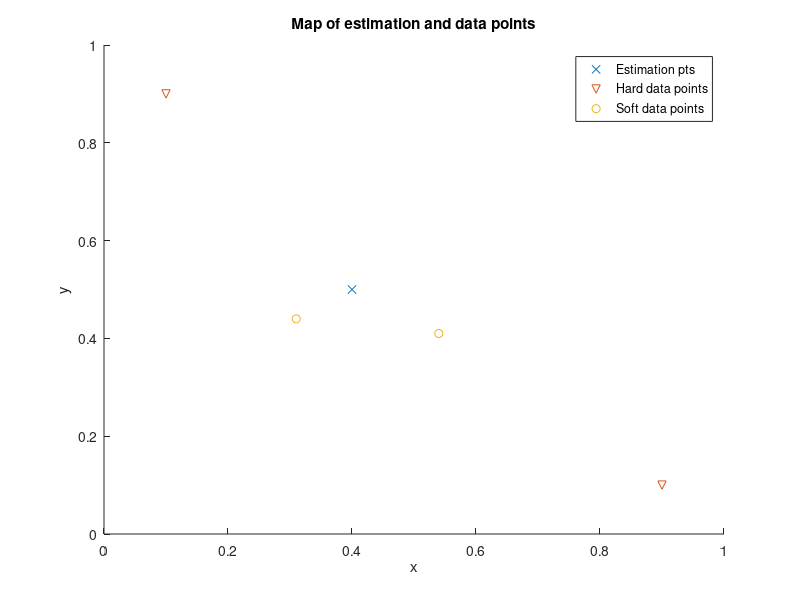
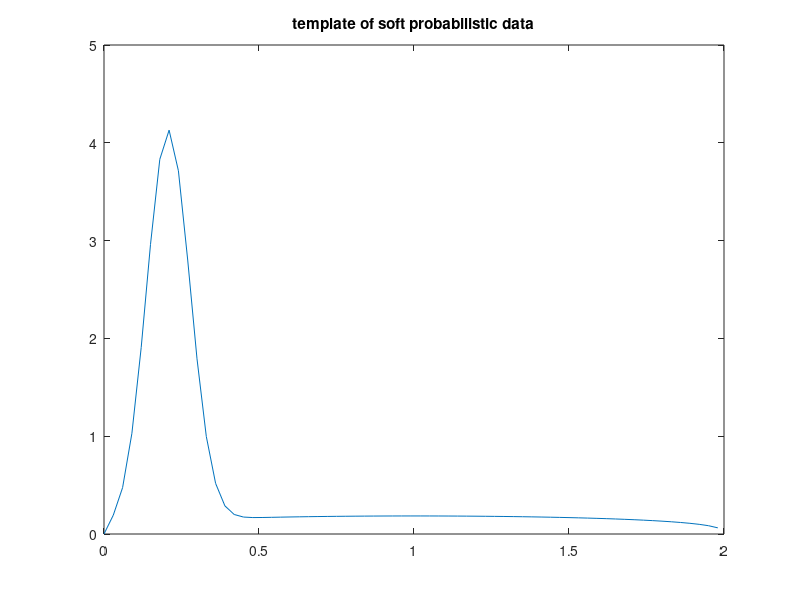

Write MATLAB code to recreate these figures, in order. (Note: this script raises an error after producing the figures.)
function exampleBMEvsSKME(nSim,useStoredresults)

% exampleBMEvsSKME          - Comparison between BMEproba and SKME (Jan 1,2001)
% 
% In this example with probabilistic soft data the BME method 
% is compared with the Simple Kriging with Measurement Error method. The 
% steps in this example are the following:
% 1) Set the mapping situation by chosing a covariance model, and the location
%    of 2 hard data points, 2 soft data points, and 1 estimation points.
% 2) Simulate nSim realizations of the hard data, soft data, and the value ZkSim
%    of the variable at the estimatoin point
% 3) Using only the hard and soft data, estimate the varaible at the estimation
%    point for each realiation using BME and different implementation of SKME
% 4) Calculate the estimation errors as the difference for each realization 
%    between estimated and simulated (true) values.
% 5) Calculate the Mean Square Error MSE and plot the histogram of estimation 
%    errors. The better method is that with smaller MSE and greater probability
%    of producing an error of 0.
%
% SYNTAX :
% 
% exampleBMEvsSKME(nSim,useStoredresults);
%
% INPUT :
%
% nSim               scalar     optional integer indicating the number of
%                               simulations to use.
%                               default value is 100. Use higher number for better result
% useStoredresults   scalar     optional integer indicating wether to use already
%                               calculated results that were automatically stored
%                               1 tu use stored results, 0 otherwise.
%                               default value is 0.
%
% NOTE :
%
% You must first use useStoredresults=0 to calculate and store the results, 
% and then only you can use useStoredresults=1 to use already calculated results.
% This saves time the second time around so you can see the results without having 
% to recalculate them.
% If the stored results cannot be found, they are automatically (re)calculated 


if nargin<1, nSim=100; end;
if nargin<2, useStoredresults=0; end;

if useStoredresults==1 & exist('exampleBMEvsSKME.mat')~=2 
  disp('Cannot find stored results, therefore calculating them');
  useStoredresults=0;
end;

if useStoredresults==0
  
  disp(sprintf('Calculating results using %d simulations',nSim));
  
  %
  %initialization
  %
  rand('state',2);
  randn('state',13);randn(15,1);
  
  %
  % Set the coordinates of the estimated, hard and soft data points
  %
  nk=1;nh=2;ns=2;
  ck=[.4 .5];
  ch=[.9 .1;.1 .9];
  cs=[.31 .44;.54 .41];
  figure;hold on;
  hk=plot(ck(:,1),ck(:,2),'x');
  hh=plot(ch(:,1),ch(:,2),'v');
  hs=plot(cs(:,1),cs(:,2),'o');
  axis([0 1 0 1]);drawnow;
  legend([hk hh hs],'Estimation pts','Hard data points','Soft data points');
  xlabel('x');
  ylabel('y');
  title('Map of estimation and data points');
  drawnow;
  
  %
  % Sets soft probabilistic data template
  %
  incWidth=.03;
  sig=0.1;
  pickRatio=30;
  x=0:incWidth:2;
  y=exp(-(x-0.2).^2/sig^2);
  y=y+max(y)/pickRatio;
  y=y.*x.^(1/3).*(2-x).^(1/3);
  normConst=diff(x)*(y(1:length(y)-1)+0.5*diff(y))';
  y=y/normConst;
  figure;plot(x,y);title('template of soft probabilistic data');drawnow;
  softpdftype=4;
  NV=(length(x)-1)*ones(ns,1);
  WidthV=kron([incWidth],ones(ns,1));
  ProbV=kron(y,ones(ns,1));
  
  %
  % Set the covariance model and BME parameters
  %
  cNugget=0.0;
  cc=1;aa=sqrt(3);
  covmodel={'nuggetC','gaussianC'};
  covparam={cNugget,[cc aa]};
  nhmax=10; 
  nsmax=4;
  dmax=100;
  order=NaN;
  maxpts=100000;
  rEps=0.02;
  options(1)=0;
  options(3)=maxpts;
  options(4)=rEps;
  options(8)=2;
  
  %
  %  Generating simulations
  %
  [zall,L]=simuchol([ck;ch;cs],covmodel,covparam,nSim);
  zkSimAll=zall(1:nk,:);
  zhAll=zall(nk+1:nk+nh,:);
  zsAll=zall(nk+nh+1:nk+nh+ns,:);
  [Nl,LimiAll,ProbAll]=simuprobabilistic(zsAll,softpdftype,NV,WidthV,ProbV);
  
  %
  %doing the BME estimation with BMEprobaMode
  %
  disp(sprintf('Doing BME estimation with BMEprobaMode'));
  t0=clock;
  for iSim=1:nSim,  
    zh=zhAll(:,iSim);
    nl=Nl;
    limi=LimiAll(:,:,iSim);
    probdens=ProbAll(:,:,iSim);
    [zk,info]=BMEprobaMode(ck,ch,cs,zh,softpdftype,...
      nl,limi,probdens,covmodel,covparam,nhmax,nsmax,dmax,order,options);
    zkBMEmode(1:nk,iSim)=zk;
  end;  
  tsBME=etime(clock,t0);
  disp(sprintf(' Computation time: %7.4gs',tsBME));
  
  %
  %doing the BME estimation with BMEprobaMoments
  %
  disp(sprintf('Doing BME estimation with BMEprobaMoments'));
  t0=clock;
  for iSim=1:nSim,  
    zh=zhAll(:,iSim);
    nl=Nl;
    limi=LimiAll(:,:,iSim);
    probdens=ProbAll(:,:,iSim);
    [moments,info]=BMEprobaMoments(ck,ch,cs,zh,softpdftype,...
      nl,limi,probdens,covmodel,covparam,nhmax,nsmax,dmax,order,options);
    zkBMEmean(1:nk,iSim)=moments(:,1);
    zkBMEvar(1:nk,iSim)=moments(:,2);
  end;  
  tsBME=etime(clock,t0);
  disp(sprintf(' Computation time: %7.4gs',tsBME));
  
  %
  %doing the krigingME estimation with proba2stat
  %
  disp('Doing krigingME estimation with proba2stat');
  t0=clock;
  for iSim=1:nSim,  
    zh=zhAll(:,iSim);
    nl=Nl;
    limi=LimiAll(:,:,iSim);
    probdens=ProbAll(:,:,iSim);
    [zs,vs]=proba2stat(softpdftype,nl,limi,probdens);
    [zk,vk]=krigingME(ck,ch,cs,zh,zs,vs,covmodel,covparam,nhmax,nsmax,dmax,order,options);
    zkSKMEpdf(1:nk,iSim)=zk;
    zkSKMEpdfVar(1:nk,iSim)=vk;
  end
  tsSKMEpdf=etime(clock,t0);
  disp(sprintf(' Computation time: %7.4gs',tsSKMEpdf));
  
  %
  %doing the krigingME estimation with proba2interval
  %
  disp('Doing krigingME estimation with proba2interval');
  t0=clock;
  for iSim=1:nSim,  
    zh=zhAll(:,iSim);
    nl=Nl;
    limi=LimiAll(:,:,iSim);
    probdens=ProbAll(:,:,iSim);
    [a,b]=proba2interval(softpdftype,nl,limi);
    zs=0.5*(a+b);
    vs=(1/12)*(a-b).^2;
    [zk,vk]=krigingME(ck,ch,cs,zh,zs,vs,covmodel,covparam,nhmax,nsmax,dmax,order,options);
    zkSKME(1:nk,iSim)=zk;
    zkSKMEvar(1:nk,iSim)=vk;
  end
  tsSKME=etime(clock,t0);
  disp(sprintf(' Computation time: %7.4gs',tsSKME));
  
  %
  %doing the SK estimation
  %
  disp('Doing SK estimation');
  t0=clock;
  for iSim=1:nSim,  
    zh=zhAll(:,iSim);
    nl=Nl;
    limi=LimiAll(:,:,iSim);
    probdens=ProbAll(:,:,iSim);
    [a,b]=proba2interval(softpdftype,nl,limi);
    zs=0.5*(a+b);
    [zk,vk]=kriging(ck,[ch;cs],[zh;zs],covmodel,covparam,nhmax,dmax,order,options);
    zkSK(1:nk,iSim)=zk;
    zkSKvar(1:nk,1)=vk;
  end
  tsSK=etime(clock,t0);
  disp(sprintf(' Computation time: %7.4gs',tsSK));
  
  
  %
  %doing the SKh estimation
  %
  disp('Doing SKh estimation');
  t0=clock;
  if nh>0,
    for iSim=1:nSim,  
      zh=zhAll(:,iSim);
      nl=Nl;
      [zk,vk]=kriging(ck,ch,zh,covmodel,covparam,nhmax,dmax,order,options);
      zkSKh(1:nk,iSim)=zk;
      zkSKhVar(1:nk,1)=vk;
    end
  else
    zkSKh=NaN*ones(nk,nSim);
    zkSKhVar=NaN*ones(nk,nSim);
  end;
  tsSKh=etime(clock,t0);
  disp(sprintf(' Computation time: %7.4gs',tsSKh));
  
  %
  %save the data
  %
  
  save exampleBMEvsSKME zkSimAll zkBMEmode zkBMEmean zkSKMEpdf zkSKME zkSK zkSKh...
    zkBMEvar zkSKMEpdfVar zkSKMEvar zkSKvar zkSKhVar nSim; 
  
elseif useStoredresults==1
  
  load exampleBMEvsSKME;
  disp(sprintf('Using stored results that were calculated using %d simulations',nSim));
  
else
  
  error('useStoredresults must be equal to either 0 or 1');
  
end;
  
%
%Calculating the estimation errors
%
zkBMEmodeErr=zkBMEvar;        
BMEmodeErr=zkBMEmode-zkSimAll;
BMEmeanErr=zkBMEmean-zkSimAll;
SKMEpdfErr=zkSKMEpdf-zkSimAll;
SKMEerr=zkSKME-zkSimAll;
SKerr=zkSK-zkSimAll;
SKhErr=zkSKh-zkSimAll;
disp(' ');
disp('                --------------------------------------------------------');
disp('                  Square root of Mean Square Error (E) for each method:');
disp('                --------------------------------------------------------');
disp('                BMEmode   BMEmean   SKMEpdf   SKME      SK        SKh'); 
disp(sprintf('Actual E     %8.3f  %8.3f  %8.3f  %8.3f  %8.3f  %8.3f  ',...
  sqrt(mean(BMEmodeErr.^2)),sqrt(mean(BMEmeanErr.^2)),sqrt(mean(SKMEpdfErr.^2)),...
  sqrt(mean(SKMEerr.^2)),   sqrt(mean(SKerr.^2)),     sqrt(mean(SKhErr.^2)) ) );
disp(sprintf('Predicted E            %8.3f  %8.3f  %8.3f  %8.3f  %8.3f  ',...
  sqrt(mean(zkBMEvar)),sqrt(zkSKMEpdfVar(1)),sqrt(zkSKMEvar(1)),sqrt(zkSKvar),...
  sqrt(zkSKhVar)));
%disp([mean(zkBMEmodeErr) mean(zkBMEvar) zkSKMEpdfVar(1) zkSKMEvar(1) zkSKvar zkSKhVar]);

%
% plotting the histogram of the Kriging methods
%
figure;
if nSim<20, Nb=11;
elseif nSim<200, Nb=20;
else Nb=50;
end;  
  
zmin=-1.5;
zmax=1.5;
h3=histline(SKMEpdfErr(1,:),Nb,[zmin,zmax]);hold on;
h4=histline(SKMEerr(1,:),Nb,[zmin,zmax]);
h5=histline(SKerr(1,:),Nb,[zmin,zmax]);
h6=histline(SKhErr(1,:),Nb,[zmin,zmax]);
set(h3,'Color','g');
set(h4,'Color','y');
set(h5,'Color','m');
set(h6,'Color','r');
set(h3,'LineStyle','-');
set(h4,'LineStyle','--');
set(h5,'LineStyle','-.');
set(h6,'LineStyle',':');
SKMEpdfLegend =sprintf('SKMEpdf, E=%.3f',sqrt(mean(SKMEpdfErr(1,:).^2)));
SKMElegend =sprintf('SKME, E=%.3f',sqrt(mean(SKMEerr(1,:).^2)));
SKlegend=sprintf('SK , E=%.3f',sqrt(mean(SKerr(1,:).^2)));
SKhLegend=sprintf('SKh , E=%.3f',sqrt(mean(SKhErr(1,:).^2)));
legend([h3 h4 h5 h6],SKMEpdfLegend,SKMElegend,SKlegend,SKhLegend,2);
ax=axis;
axis([zmin zmax ax(3) ax(4)]);
xlabel('Estimation Error');
ylabel('Frequency');

%
% plotting the histogram of the Probabilistic methods
%
figure;
Nb=11;
zmin=-1;
zmax=1;
h1=histline(BMEmodeErr(1,:),Nb,[zmin,zmax]);hold on;
h2=histline(BMEmeanErr(1,:),Nb+1,[zmin,zmax]);hold on;
h3=histline(SKMEpdfErr(1,:),Nb+2,[zmin,zmax]);
h6=histline(SKhErr(1,:),Nb+3,[zmin,zmax]);
set(h1,'Color','b');
set(h2,'Color','c');
set(h3,'Color','g');
set(h6,'Color','r');
set(h1,'LineStyle','-');
set(h2,'LineStyle','--');
set(h3,'LineStyle','-.');
set(h6,'LineStyle',':');
BMEpdf1Legend=sprintf('BMEpdfMode  , E=%.3f',sqrt(mean(BMEmodeErr(1,:).^2)));
BMEpdf2Legend=sprintf('BMEpdfMean  , E=%.3f',sqrt(mean(BMEmeanErr(1,:).^2)));
SKMEpdfLegend =sprintf('SKMEpdf, E=%.3f',sqrt(mean(SKMEpdfErr(1,:).^2)));
SKhLegend=sprintf('SKh , E=%.3f',sqrt(mean(SKhErr(1,:).^2)));
legend([h1 h2 h3 h6],BMEpdf1Legend,BMEpdf2Legend,SKMEpdfLegend,SKhLegend);
ax=axis;
axis([zmin zmax ax(3) ax(4)]);
xlabel('Estimation Error');
ylabel('Frequency');



